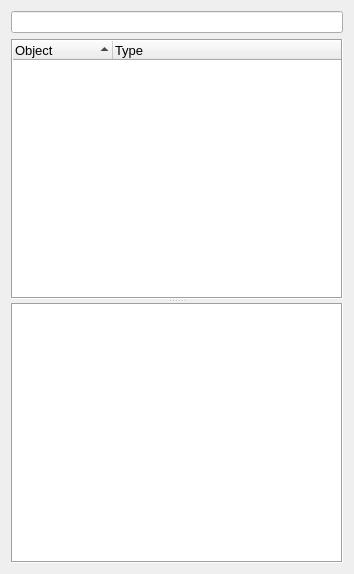
<?xml version="1.0" encoding="UTF-8"?>
<ui version="4.0">
 <class>Form</class>
 <widget class="QWidget" name="Form">
  <property name="geometry">
   <rect>
    <x>0</x>
    <y>0</y>
    <width>354</width>
    <height>574</height>
   </rect>
  </property>
  <property name="windowTitle">
   <string>Form</string>
  </property>
  <layout class="QGridLayout" name="gridLayout">
   <item row="1" column="0">
    <widget class="QSplitter" name="splitter">
     <property name="orientation">
      <enum>Qt::Vertical</enum>
     </property>
     <widget class="QTreeWidget" name="treeWidget">
      <property name="font">
       <font>
        <pointsize>10</pointsize>
       </font>
      </property>
      <property name="frameShape">
       <enum>QFrame::Box</enum>
      </property>
      <property name="alternatingRowColors">
       <bool>true</bool>
      </property>
      <property name="sortingEnabled">
       <bool>true</bool>
      </property>
      <property name="animated">
       <bool>true</bool>
      </property>
      <column>
       <property name="text">
        <string>Object</string>
       </property>
      </column>
      <column>
       <property name="text">
        <string>Type</string>
       </property>
      </column>
     </widget>
     <widget class="QTextBrowser" name="textBrowser">
      <property name="frameShape">
       <enum>QFrame::Box</enum>
      </property>
     </widget>
    </widget>
   </item>
   <item row="0" column="0">
    <widget class="QLineEdit" name="lineEdit"/>
   </item>
  </layout>
 </widget>
 <resources/>
 <connections>
  <connection>
   <sender>lineEdit</sender>
   <signal>returnPressed()</signal>
   <receiver>Form</receiver>
   <slot>inputReturn()</slot>
   <hints>
    <hint type="sourcelabel">
     <x>334</x>
     <y>22</y>
    </hint>
    <hint type="destinationlabel">
     <x>350</x>
     <y>22</y>
    </hint>
   </hints>
  </connection>
  <connection>
   <sender>treeWidget</sender>
   <signal>itemDoubleClicked(QTreeWidgetItem*,int)</signal>
   <receiver>Form</receiver>
   <slot>itemDblClicked()</slot>
   <hints>
    <hint type="sourcelabel">
     <x>311</x>
     <y>214</y>
    </hint>
    <hint type="destinationlabel">
     <x>348</x>
     <y>214</y>
    </hint>
   </hints>
  </connection>
  <connection>
   <sender>treeWidget</sender>
   <signal>itemClicked(QTreeWidgetItem*,int)</signal>
   <receiver>Form</receiver>
   <slot>itemClicked()</slot>
   <hints>
    <hint type="sourcelabel">
     <x>26</x>
     <y>282</y>
    </hint>
    <hint type="destinationlabel">
     <x>3</x>
     <y>269</y>
    </hint>
   </hints>
  </connection>
 </connections>
 <slots>
  <slot>inputReturn()</slot>
  <slot>itemDblClicked()</slot>
  <slot>itemClicked()</slot>
 </slots>
</ui>
